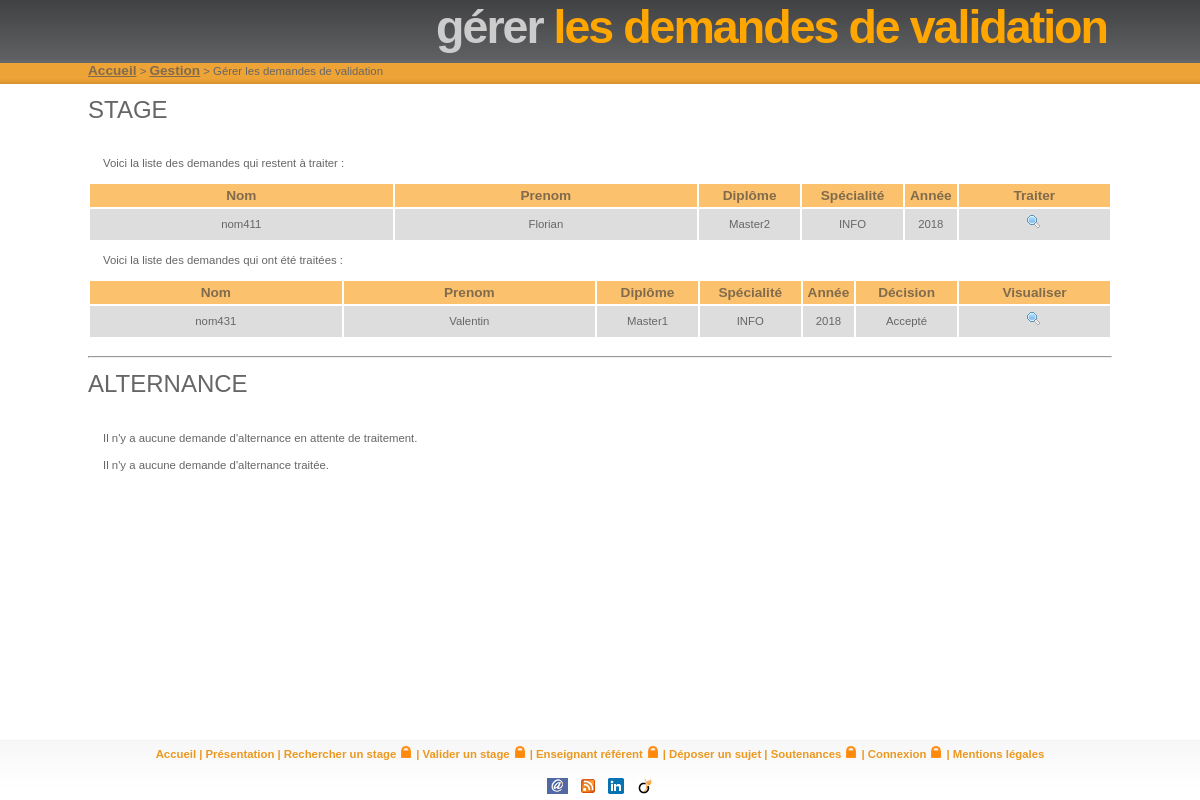
The app's page /gestion/etudiants/gestionSujetDeStage.php with its own data.
### tables this page shows
CREATE TABLE IF NOT EXISTS `etudiant` (
  `idetudiant` INT(10) NOT NULL AUTO_INCREMENT,
  `nometudiant` VARCHAR(100) NOT NULL,
  `prenometudiant` VARCHAR(100) NOT NULL,
  `email_institutionnel` VARCHAR(200) NOT NULL,
  `email_personnel` VARCHAR(200) NULL DEFAULT NULL,
  `codeetudiant` VARCHAR(10) NOT NULL,
  PRIMARY KEY (`idetudiant`));

CREATE TABLE IF NOT EXISTS `filiere` (
  `idfiliere` INT(10) NOT NULL AUTO_INCREMENT,
  `nomfiliere` VARCHAR(50) NOT NULL,
  `temps_soutenance` INT(3) NOT NULL DEFAULT '20',
  `affDepot` TINYINT(1) NOT NULL DEFAULT '1',
  PRIMARY KEY (`idfiliere`));

CREATE TABLE IF NOT EXISTS `parcours` (
  `idparcours` INT(10) NOT NULL AUTO_INCREMENT,
  `nomparcours` VARCHAR(50) NOT NULL,
  PRIMARY KEY (`idparcours`));

CREATE TABLE IF NOT EXISTS `promotion` (
  `idpromotion` INT(10) NOT NULL AUTO_INCREMENT,
  `anneeuniversitaire` INT(10) NOT NULL DEFAULT '0',
  `idparcours` INT(10) NOT NULL,
  `idfiliere` INT(10) NOT NULL,
  `email_promotion` VARCHAR(200) NULL DEFAULT NULL,
  PRIMARY KEY (`idpromotion`),
  INDEX `idfiliere_idx` (`idfiliere` ASC),
  INDEX `idparcours_idx` (`idparcours` ASC),
  CONSTRAINT `fk_promotion_filiere_idfiliere`
    FOREIGN KEY (`idfiliere`)
    REFERENCES `filiere` (`idfiliere`)
    ON DELETE NO ACTION
    ON UPDATE NO ACTION,
  CONSTRAINT `fk_promotion_parcours_idparcours`
    FOREIGN KEY (`idparcours`)
    REFERENCES `parcours` (`idparcours`)
    ON DELETE NO ACTION
    ON UPDATE NO ACTION);

### classes/moteur/SujetDeStage.php (called while the page is built, shortened)
<?php
class SujetDeStage {
  var $identifiantBDD;
  var $valide;
  var $identifiantEtudiant;
  var $identifiantPromotion;
  public function __construct($identifiantBDD, $identifiantEtudiant,
  $identifiantPromotion, $description, $valide, $enAttenteDeValidation) {
    $this->identifiantBDD = $identifiantBDD;
    $this->identifiantEtudiant = $identifiantEtudiant;
    $this->identifiantPromotion = $identifiantPromotion;
    $this->valide = $valide;
  }
  public function getIdentifiantBDD() {
    return $this->identifiantBDD;
  }
  public function isValide() {
    $valid = 0;
    if ($this->valide == true) {
      $valid = 1;
    }
    return $valid;
  }
  public function getEtudiant() {
    return Etudiant::getEtudiant($this->identifiantEtudiant);
  }
  public function getPromotion() {
    return Promotion::getPromotion($this->identifiantPromotion);
  }
  public static function getSujetDeStageAValider() {
    $filtre = new FiltreNumeric("enattente", 1);
    $tabSdS = SujetDeStage_BDD::getListeSujetDeStage($filtre);
    $tabSujetDeStage = array();
    for ($i = 0; $i < sizeof($tabSdS); $i++)
    array_push($tabSujetDeStage,
    new SujetDeStage($tabSdS[$i][0], $tabSdS[$i][1],
    $tabSdS[$i][2], $tabSdS[$i][3],
    $tabSdS[$i][4], $tabSdS[$i][5]));
    return $tabSujetDeStage;
  }
  public static function getSujetDeStageTraite() {
    $filtre = new FiltreNumeric("enattente", 0);
    $tabSdS = SujetDeStage_BDD::getListeSujetDeStage($filtre);
    $tabSujetDeStage = array();
    for ($i = 0; $i < sizeof($tabSdS); $i++)
    array_push($tabSujetDeStage,
    new SujetDeStage($tabSdS[$i][0], $tabSdS[$i][1],
    $tabSdS[$i][2], $tabSdS[$i][3],
    $tabSdS[$i][4], $tabSdS[$i][5]));
    return $tabSujetDeStage;
  }
}
?>

### classes/bdd/connec.inc (called while the page is built, shortened)
<?php
$tab9 = 'etudiant';
$tab10 = 'filiere';
$tab13 = 'parcours';
$tab15 = 'promotion';
$tab18 = 'sujetdestage';
?>

### classes/moteur/FiltreNumeric.php (called while the page is built)
<?php
class FiltreNumeric extends Filtre {
    public function __construct($champ, $valeur) {
	$this->strFiltres = $champ . " = '" . $valeur . "'";
    }
}
?>

### classes/moteur/Filtre.php (called while the page is built, shortened)
<?php
class Filtre {
    var $strFiltres;
    public function getStrFiltres() {
	if ((substr_count($this->strFiltres, "=") <= 1) &&
	    (substr_count($this->strFiltres, "ILIKE") <= 1))
	    return $this->strFiltres;
	else
	    return "(" . $this->strFiltres . ")";
    }
}
?>

### classes/bdd/SujetDeStage_BDD.php (called while the page is built, shortened)
<?php
class SujetDeStage_BDD {
  public static function getListeSujetDeStage($filtre) {
    global $db;
    global $tab18;
    if ($filtre == "")
    $requete = "SELECT * FROM $tab18";
    else
    $requete = "SELECT * FROM $tab18 WHERE " . $filtre->getStrFiltres();
    $result = $db->query($requete);
    $tabSujetDeStage = array();
    if ($result) {
      while ($sds = $result->fetch_assoc()) {
        $tab = array();
        array_push($tab, $sds["idsujetdestage"]);
        array_push($tab, $sds["idetudiant"]);
        array_push($tab, $sds["idpromotion"]);
        array_push($tab, $sds["description"]);
        array_push($tab, $sds["valide"]);
        array_push($tab, $sds["enattente"]);
        array_push($tabSujetDeStage, $tab);
      }
    }
    return $tabSujetDeStage;
  }
}
?>

### classes/bdd/Etudiant_BDD.php (called while the page is built, shortened)
<?php
class Etudiant_BDD {
  public static function getEtudiant($identifiantBDD) {
    global $db;
    global $tab9;
    $sql = "SELECT * FROM $tab9 WHERE idetudiant='$identifiantBDD'";
    $res = $db->query($sql);
    $ok = $res != FALSE;
    if ($ok) {
      $enreg = $res->fetch_array();
      return $enreg;
    } else
    return FALSE;
  }
}
?>

### classes/moteur/Etudiant.php (called while the page is built, shortened)
<?php
class Etudiant {
  var $nom;
  var $prenom;
  public function __construct($identifiantBDD, $nom, $prenom, $emailInstitutionel,
  $emailPersonnel, $codeEtudiant = "") {
    $this->nom = $nom;
    $this->prenom = $prenom;
  }
  public function getNom() {
    return $this->nom;
  }
  public function getPrenom() {
    return $this->prenom;
  }
  public static function getEtudiant($idEtudiant) {
    $etuBDD = Etudiant_BDD::getEtudiant($idEtudiant);
    return new Etudiant($etuBDD["idetudiant"],
    $etuBDD["nometudiant"],
    $etuBDD["prenometudiant"],
    $etuBDD["email_institutionnel"],
    $etuBDD["email_personnel"],
    $etuBDD["codeetudiant"]);
  }
}
?>

### classes/bdd/Promotion_BDD.php (called while the page is built, shortened)
<?php
class Promotion_BDD {
  public static function getPromotion($identifiantBDD) {
    global $db;
    global $tab15;
    $sql = "SELECT * FROM $tab15 WHERE idpromotion='$identifiantBDD'";
    $res = $db->query($sql);
    if ($res) {
      $enreg = $res->fetch_array();
      return $enreg;
    } else
    return FALSE;
  }
}
?>

### classes/moteur/Promotion.php (called while the page is built, shortened)
<?php
class Promotion {
    var $anneeUniversitaire;
    var $idParcours;
    var $idFiliere;
    public function __construct($identifiant_BDD, $anneeUniversitaire,
	    $idParcours, $idFiliere, $emailPromotion) {
	$this->anneeUniversitaire = $anneeUniversitaire;
	$this->idParcours = $idParcours;
	$this->idFiliere = $idFiliere;
    }
    public function getAnneeUniversitaire() {
	return $this->anneeUniversitaire;
    }
    public function getParcours() {
	return Parcours::getParcours($this->idParcours);
    }
    public function getFiliere() {
	return Filiere::getFiliere($this->idFiliere);
    }
    public static function getPromotion($idPromotion) {
	$tab_donnees = Promotion_BDD::getPromotion($idPromotion);
	if ($tab_donnees)
	    return new Promotion($tab_donnees["idpromotion"],
				 $tab_donnees["anneeuniversitaire"],
				 $tab_donnees["idparcours"],
				 $tab_donnees["idfiliere"],
				 $tab_donnees["email_promotion"]);
	else
	    return FALSE;
    }
}
?>

### classes/bdd/Filiere_BDD.php (called while the page is built, shortened)
<?php
class Filiere_BDD {
    public static function getFiliere($identifiantBDD) {
	global $db;
	global $tab10;
	$sql = "SELECT * FROM $tab10 WHERE idfiliere='$identifiantBDD'";
	$res = $db->query($sql);
	if ($res) {
	    $enreg = $res->fetch_assoc();
	    return $enreg;
	} else
	    return FALSE;
    }
}
?>

### classes/moteur/Filiere.php (called while the page is built, shortened)
<?php
class Filiere {
    var $nom;
    public function __construct($identifiant_BDD, $nom, $tempsSoutenance = 20, $affDepot = 1) {
	$this->nom = $nom;
    }
    public function getNom() {
	return $this->nom;
    }
    public static function getFiliere($identifiantFiliere) {
	$filiereString = Filiere_BDD::getFiliere($identifiantFiliere);
	$filiere = new Filiere($filiereString['idfiliere'],
			       $filiereString['nomfiliere'],
			       $filiereString['temps_soutenance'],
			       $filiereString['affDepot']);
	return $filiere;
    }
}
?>

### classes/bdd/Parcours_BDD.php (called while the page is built, shortened)
<?php
class Parcours_BDD {
    public static function getParcours($identifiantBDD) {
	global $db;
	global $tab13;
	$sql = "SELECT * FROM $tab13 WHERE idparcours='$identifiantBDD';";
	$res = $db->query($sql);
	if ($res) {
	    $enreg = $res->fetch_array();
	    return $enreg;
	} else
	    return FALSE;
    }
}
?>

### classes/moteur/Parcours.php (called while the page is built, shortened)
<?php
class Parcours {
    var $nom;
    public function __construct($identifiant_BDD, $nom) {
	$this->nom = $nom;
    }
    public function getNom() {
	return $this->nom;
    }
    public static function getParcours($identifiantParcours) {
	$parcoursString = Parcours_BDD::getParcours($identifiantParcours);
	$parcours = new Parcours($parcoursString['idparcours'], $parcoursString['nomparcours']);
	return $parcours;
    }
}
?>

### classes/ihm/SujetDeStage_IHM.php (the view, shortened to what this page needs)
<?php
class SujetDeStage_IHM {
    ?>
      <?php
    public static function afficherTableauSDSAValider($tabSDS) {
      $cpt = 0;
      $enteteAffichee = false;
      for ($i = 0; $i < sizeof($tabSDS); $i++) {
        $etudiant = $tabSDS[$i]->getEtudiant();
        $promotion = $tabSDS[$i]->getPromotion();
        $filiere = $promotion->getFiliere();
        $parcours = $promotion->getParcours();
        if (!$enteteAffichee) {
          $enteteAffichee = true;
          ?>
          <p>Voici la liste des demandes qui restent à traiter : </p>
          <table width="100%">
            <tr id="entete">
              <td width="30%">Nom</td>
              <td width="30%">Prenom</td>
              <td width="10%">Diplôme</td>
              <td width="10%">Spécialité</td>
              <td width="5%">Année</td>
              <td width="15%">Traiter</td>
            </tr>
            <?php
          }
          ?>
          <tr class="ligne<?php echo $cpt % 2; $cpt++; ?>">
            <td><?php echo $etudiant->getNom(); ?></td>
            <td><?php echo $etudiant->getPrenom(); ?></td>
            <td><?php echo $filiere->getNom(); ?></td>
            <td><?php echo $parcours->getNom(); ?></td>
            <td><?php echo $promotion->getAnneeUniversitaire() ?></td>
            <td align="center">
              <a href="./gestionSujetDeStage.php?action=trait&id=<?php echo $tabSDS[$i]->getIdentifiantBDD(); ?>&type=sta">
                <img src="../../images/search.png">
              </a>
            </td>
          </tr>
          <?php
        }
        echo "</table>";
      }
        ?>
        <?php
      public static function afficherTableauSDSTraite($tabSDS) {
        $cpt = 0;
        ?>
        <p>Voici la liste des demandes qui ont été traitées : </p>
        <table width="100%">
          <tr id="entete">
            <td width="25%">Nom</td>
            <td width="25%">Prenom</td>
            <td width="10%">Diplôme</td>
            <td width="10%">Spécialité</td>
            <td width="5%">Année</td>
            <td width="10%">Décision</td>
            <td width="15%">Visualiser</td>
          </tr>
          <?php
          for ($i = 0; $i < sizeof($tabSDS); $i++) {
            $etudiant = $tabSDS[$i]->getEtudiant();
            $promotion = $tabSDS[$i]->getPromotion();
            $filiere = $promotion->getFiliere();
            $parcours = $promotion->getParcours();
            ?>
            <tr class="ligne<?php echo $cpt % 2; $cpt++; ?>">
              <td><?php echo $etudiant->getNom(); ?></td>
              <td><?php echo $etudiant->getPrenom(); ?></td>
              <td><?php echo $filiere->getNom(); ?></td>
              <td><?php echo $parcours->getNom(); ?></td>
              <td><?php echo $promotion->getAnneeUniversitaire() ?></td>
              <td><?php echo $tabSDS[$i]->isValide() ? "Accepté" : "Refusé" ; ?></td>
              <td align="center">
                <a href="gestionSujetDeStage.php?action=visua&id=<?php echo $tabSDS[$i]->getIdentifiantBDD(); ?>&type=sta">
                  <img src="../../images/search.png"/>
                </a>
              </td>
            </tr>
            <?php
          }
          ?>
        </table>
        <?php
      }
    }
    ?>

### classes/ihm/Orange.css (style rules this page uses)
* { margin: 0; padding: 0; }
html { height: 100%; }
body { height: 100%; margin: 0; padding: 0; font: 71%/1.5em Verdana, 'Trebuchet MS', Arial, Sans-serif; background: url(../../images/headerbg.png) repeat-x; color: #666666; text-align: center; }
a { color: #EC981F; }
footer, p, h1, h2, h3, h4 { margin: 10px 15px; }
img { margin: 5px; border: 0; }
table { width: 100%; }
#entete { background: #fbc16d; }
#entete td { font: bold 1.2em 'Trebuchet MS', Tahoma, Sans-serif; color: #806B4D; padding: 4px; }
#entete td, .ligne0 td, .ligne1 td { padding-left: 5px; padding-right: 5px; text-align: center; }
#entete2 td, .ligne0 td, .ligne1 td { padding-left: 5px; padding-right: 5px; }
.ligne0 { background: #DDDDDD; }

### records on screen
etudiant: nometudiant "nom411", prenometudiant "Florian"
filiere: nomfiliere "Master2"
parcours: nomparcours "INFO"
promotion: anneeuniversitaire "2018"
etudiant: nometudiant "nom431", prenometudiant "Valentin"
filiere: nomfiliere "Master1"
promotion: anneeuniversitaire "2018"

### other values on screen
$titreGris "gérer"
$titreOrange "les demandes de validation"
$liens[$i][1] "Accueil"
$liens[$i][1] "Gestion"
$titreGris "Gérer"
